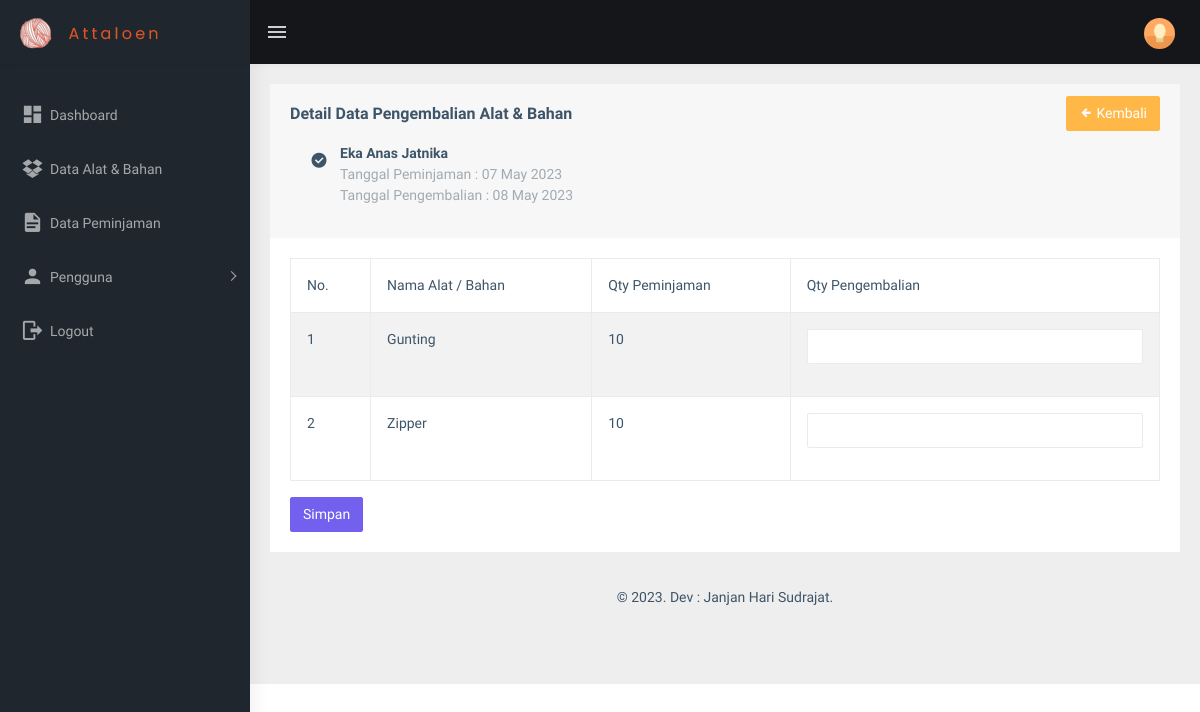
Page /view_peminjaman/status_pengembalian.php?id_peminjaman=9 (signed in) on the committed database.
### tables this page shows
CREATE TABLE `peminjaman` (
  `id_peminjaman` int(11) NOT NULL,
  `id_karyawan` int(11) NOT NULL,
  `keperluan` text NOT NULL,
  `tanggal_peminjaman` date NOT NULL,
  `tanggal_pengambilan` date NOT NULL,
  `tanggal_pengembalian` date NOT NULL,
  `status_peminjaman` int(11) NOT NULL,
  `status_pengambilan` int(11) NOT NULL,
  `status_pengembalian` int(11) NOT NULL
);

CREATE TABLE `users` (
  `id_user` int(11) NOT NULL,
  `nama` varchar(255) NOT NULL,
  `username` varchar(255) NOT NULL,
  `email` varchar(255) NOT NULL,
  `password` varchar(255) NOT NULL,
  `phone` varchar(40) NOT NULL,
  `image` varchar(255) NOT NULL,
  `role_id` int(10) NOT NULL,
  `date_created` date NOT NULL,
  `is_active` int(10) NOT NULL
);

CREATE TABLE `peminjaman_detail` (
  `id_peminjaman_detail` int(11) NOT NULL,
  `id_peminjaman` int(11) NOT NULL,
  `id_barang` int(11) NOT NULL,
  `qty_peminjaman` int(11) NOT NULL
);

CREATE TABLE `alat_bahan` (
  `id_alat_bahan` int(11) NOT NULL,
  `kode` varchar(100) NOT NULL,
  `nama_alat_bahan` varchar(255) NOT NULL,
  `merk` varchar(255) NOT NULL,
  `id_kategori` int(11) NOT NULL,
  `qty` int(11) NOT NULL,
  `gambar` varchar(255) NOT NULL,
  `kondisi` varchar(100) NOT NULL,
  `keterangan` varchar(255) NOT NULL,
  `date_created` date NOT NULL
);

### functions.php (called while the page is built, shortened)
<?php
$conn = mysqli_connect("localhost", "root", "", "db_sippa");
function query($query)
{
    global $conn;
    $result = mysqli_query($conn, $query);
    $rows = [];
    while ($row = mysqli_fetch_assoc($result)) {
        $rows[] = $row;
    }
    return $rows;
}

### view_peminjaman/status_pengembalian.php (the view, shortened to what this page needs)
<?php
include "../templates/header.php";
$id_peminjaman = $_GET["id_peminjaman"];
$p = query(
    "SELECT * FROM peminjaman
    INNER JOIN users ON peminjaman.id_karyawan = users.id_user
    WHERE id_peminjaman = $id_peminjaman"
)[0];
$peminjaman_detail = query(
    "SELECT * FROM peminjaman_detail
    INNER JOIN alat_bahan ON peminjaman_detail.id_barang = alat_bahan.id_alat_bahan
    WHERE id_peminjaman = $id_peminjaman"
);
?>
<div class="page-wrapper">
    <div class="container-fluid">
        <div class="row">
            <div class="col-md-12">
                <div class="card">
                    <div class="card-header">
                        <div class="row">
                            <div class="col-12 col-md-6">
                                <h5 class="card-title pt-2">Detail Data Pengembalian Alat & Bahan</h5>
                                <ul class="list-style-none">
                                    <li class="d-flex no-block card-body">
                                        <i class="mdi mdi-check-circle fs-4 w-30px mt-1"></i>
                                        <div>
                                            <a href="#" class="mb-0 font-medium p-0">
                                                <?= $p["nama"]; ?>
                                            </a>
                                            <span class="text-muted">
                                                Tanggal Peminjaman :
                                                <?= date('d F Y', strtotime($p["tanggal_peminjaman"])); ?>
                                                <br>
                                                Tanggal Pengembalian :
                                                <?= date('d F Y', strtotime($p["tanggal_pengembalian"])); ?>
                                            </span>
                                        </div>
                                    </li>
                                </ul>
                            </div>
                            <div class="col-12 col-md-6">
                                <div class="btn-group btn-group-toggle float-end" data-toggle="buttons">
                                    <a href="peminjaman.php" class="btn btn-warning text-white"><i
                                            class="mdi mdi-arrow-left-bold"></i> Kembali</a>
                                </div>
                            </div>
                        </div>
                    </div>
                    <div class="card-body">
                        <form class="form-horizontal" action="" method="POST" enctype="multipart/form-data">
                            <div class="table-responsive">
                                <table class="table table-striped table-bordered">
                                    <thead>
                                        <tr>
                                            <th>No.</th>
                                            <th>Nama Alat / Bahan</th>
                                            <th>Qty Peminjaman</th>
                                            <th>Qty Pengembalian</th>
                                        </tr>
                                    </thead>
                                    <tbody>
                                        <?php $i = 1; ?>
                                        <?php foreach ($peminjaman_detail as $pd): ?>
                                            <tr>
                                                <td>
                                                    <?= $i; ?>
                                                </td>
                                                <td>
                                                    <?= $pd["nama_alat_bahan"]; ?>
                                                </td>
                                                <td>
                                                    <?= $pd["qty_peminjaman"]; ?>
                                                </td>
                                                <td>
                                                    <div class="form-group">
                                                        <input type="number" class="form-control"
                                                            name="qty_pengembalian<?= $pd["id_alat_bahan"]; ?>" />
                                                    </div>
                                                </td>
                                            </tr>
                                            <?php $i++; ?>
                                        <?php endforeach; ?>
                                </table>
                            </div>
                            <button type="submit" class="btn btn-primary" name="save_status_pengembalian">
                                Simpan
                            </button>
                        </form>
                    </div>
                </div>
            </div>
        </div>
        <?php
        include "../templates/footer.php";
        ?>

### rows in the picture
peminjaman: users.nama "Eka Anas Jatnika", tanggal_peminjaman "07 May 2023", tanggal_pengembalian "08 May 2023"
peminjaman_detail: alat_bahan.nama_alat_bahan "Gunting", qty_peminjaman "10"
peminjaman_detail: alat_bahan.nama_alat_bahan "Zipper", qty_peminjaman "10"
